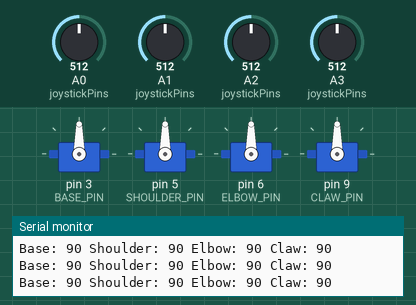
Recording of a sketch running on a simulated Arduino Uno, built with avr-gcc and run on an emulated ATmega328P. Shown: 4 × servo, the last lines printed to the serial monitor. The inputs (shaded band) are chosen by the test bench; at power-on: A0 (joystickPins) = 512, A1 (joystickPins) = 512, A2 (joystickPins) = 512, A3 (joystickPins) = 512.

Above: at 1.2 s.
1.3 s: A0 (joystickPins) set to 556
At 1.6 s:
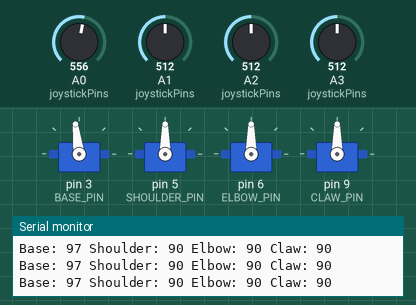
4.3 s: A0 (joystickPins) set to 576
At 4.8 s:
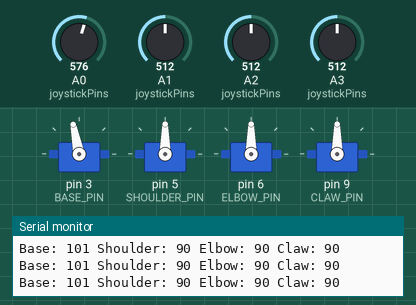
5.8 s: A1 (joystickPins) set to 557
At 6.4 s:
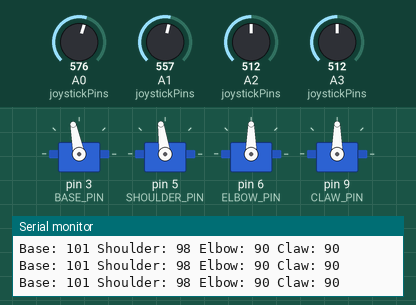
7.3 s: A1 (joystickPins) set to 585
At 8.0 s:
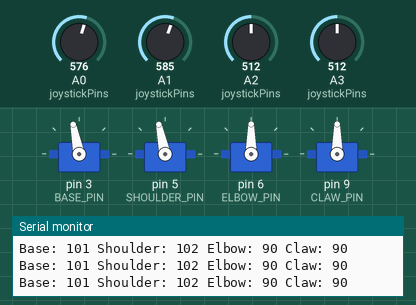
8.8 s: A2 (joystickPins) set to 555
At 10.1 s:
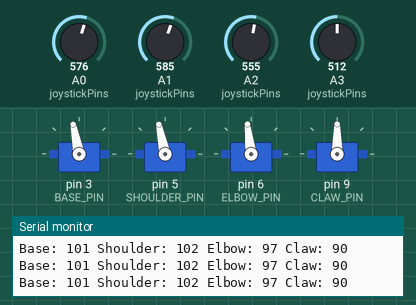
11.8 s: A2 (joystickPins) set to 576
At 12.2 s:
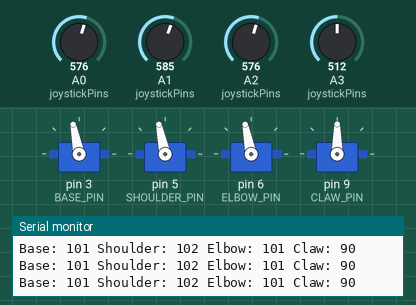
Timing chart, 0 to 14.3 s (numbered marks = the images above; inputs shaded):
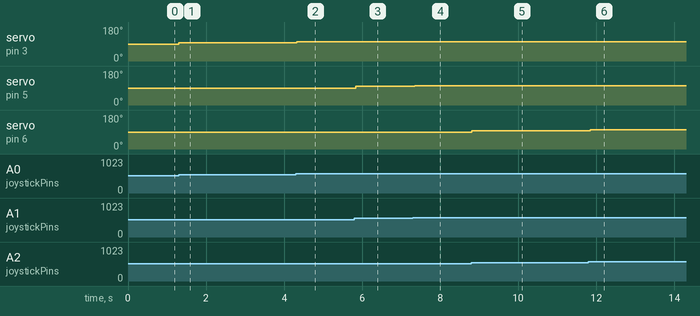

The sketch:

robot_arm.ino
```cpp
#include <Servo.h>

#define BASE_PIN 3
#define SHOULDER_PIN 5
#define ELBOW_PIN 6
#define CLAW_PIN 9
#define JOYSTICK1_X A0
#define JOYSTICK1_Y A1
#define JOYSTICK2_X A2
#define JOYSTICK2_Y A3

Servo servos[4];
int joystickPins[4] = {JOYSTICK1_X, JOYSTICK1_Y, JOYSTICK2_X, JOYSTICK2_Y};
int servoPins[4] = {BASE_PIN, SHOULDER_PIN, ELBOW_PIN, CLAW_PIN};
const char* labels[4] = {"Base", "Shoulder", "Elbow", "Claw"};
int angles[4] = {90, 90, 90, 90};

int mapJoystick(int value) {
  return constrain(map(value, 0, 1023, 0, 180), 0, 180);
}

void setup() {
  Serial.begin(9600);
  for (int i = 0; i < 4; i++) {
    servos[i].attach(servoPins[i]);
    servos[i].write(angles[i]);
  }
}

void loop() {
  for (int i = 0; i < 4; i++) {
    angles[i] = mapJoystick(analogRead(joystickPins[i]));
    servos[i].write(angles[i]);
    Serial.print(labels[i]);
    Serial.print(": ");
    Serial.print(angles[i]);
    if (i < 3) Serial.print(" ");
    else Serial.println();
  }
  delay(50);
}
```

Measured:
- after the input at 1.3 s, servo on pin 3 (BASE_PIN): 90° → 97° at once
- after the input at 4.3 s, servo on pin 3 (BASE_PIN): 97° → 101° at once
- after the input at 5.8 s, servo on pin 5 (SHOULDER_PIN): 90° → 98° at once
- after the input at 7.3 s, servo on pin 5 (SHOULDER_PIN): 98° → 102° after 0.05 s
- after the input at 8.8 s, servo on pin 6 (ELBOW_PIN): 90° → 97° at once
- after the input at 11.8 s, servo on pin 6 (ELBOW_PIN): 97° → 101° at once
